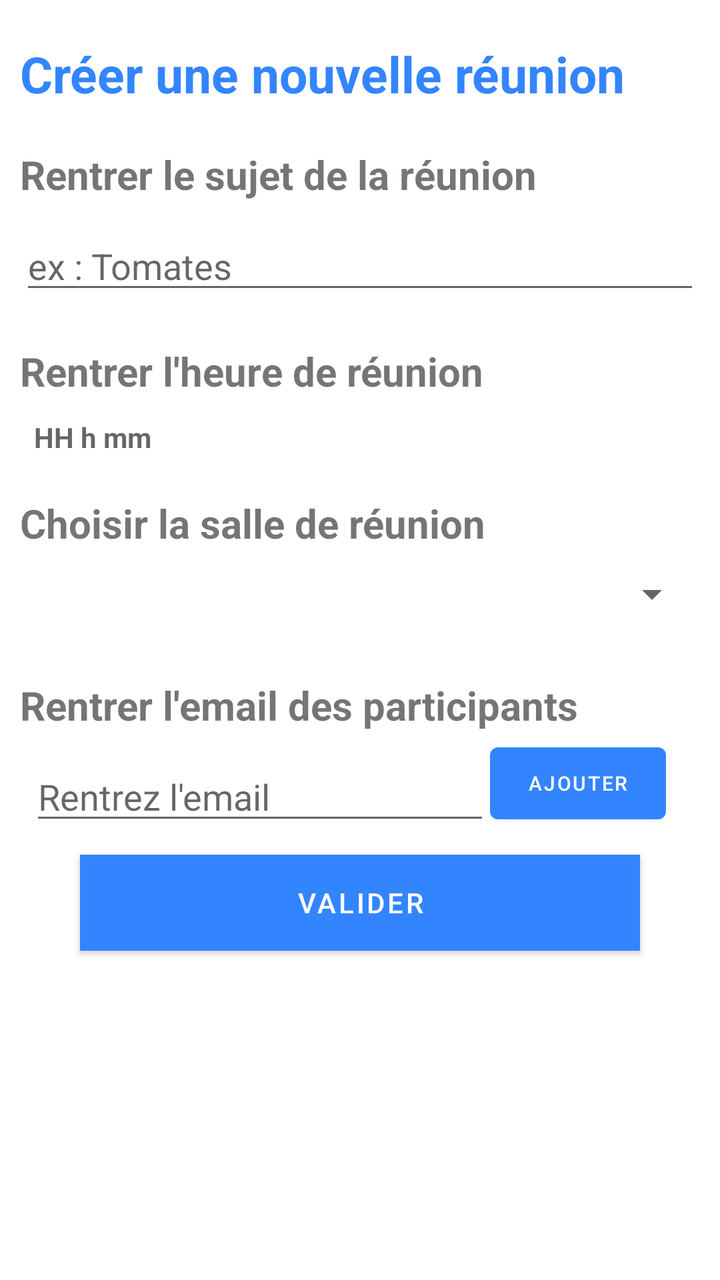
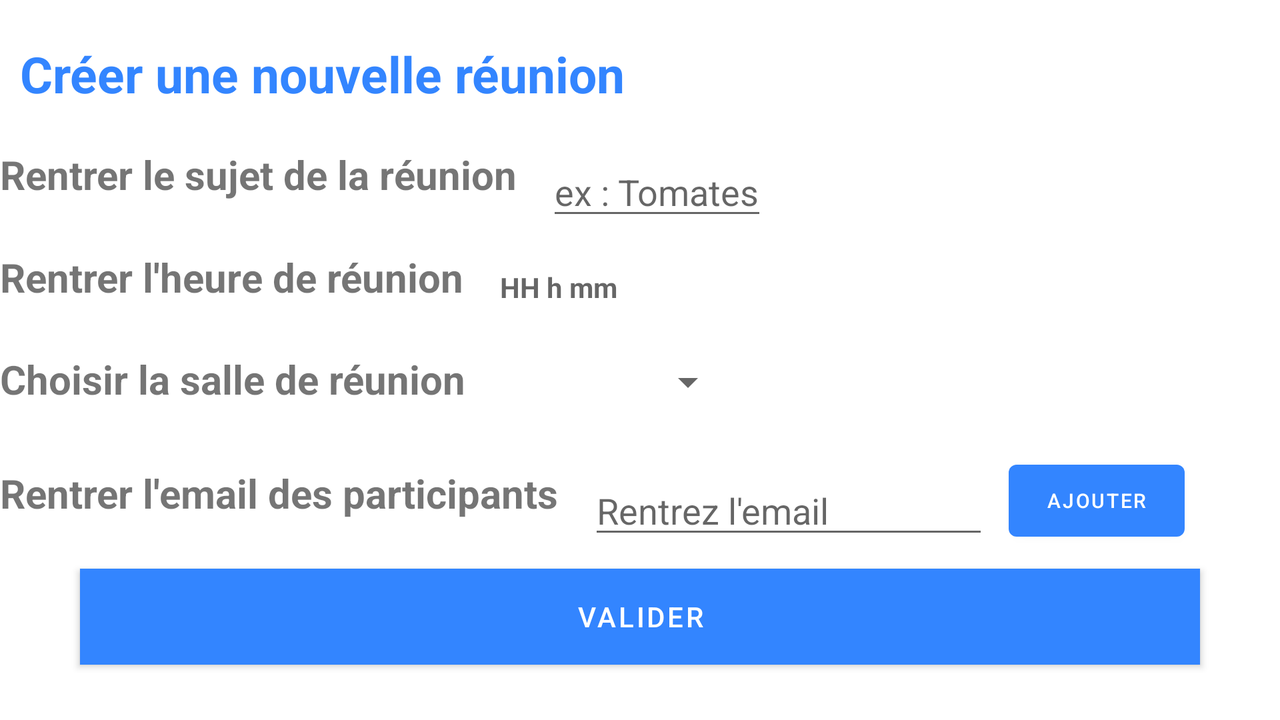

Compare how this app lays out the same screen by default and in its alternative resource folder. The renders come first, then the two layout files and the values they reference.
<!-- AndroidManifest.xml: application theme AppTheme -->
<!-- res/layout/activity_form.xml -->
<?xml version="1.0" encoding="utf-8"?>
<androidx.core.widget.NestedScrollView xmlns:android="http://schemas.android.com/apk/res/android"
    xmlns:app="http://schemas.android.com/apk/res-auto"
    xmlns:tools="http://schemas.android.com/tools"
    android:id="@+id/nested_scroll_view"
    android:layout_width="match_parent"
    android:layout_height="match_parent"
    android:fillViewport="true">


    <androidx.constraintlayout.widget.ConstraintLayout
        android:layout_width="match_parent"
        android:layout_height="match_parent"
        tools:context=".controller.ActivityForm">

        <TextView
            android:id="@+id/main_title_form"
            android:layout_width="match_parent"
            android:layout_height="wrap_content"
            android:layout_marginLeft="10dp"
            android:layout_marginTop="20dp"
            android:layout_marginRight="10dp"
            android:text="Créer une nouvelle réunion"
            android:textColor="@color/colorPrimary"
            android:textSize="25sp"
            android:textStyle="bold"
            app:layout_constraintStart_toStartOf="parent"
            app:layout_constraintTop_toTopOf="parent">

        </TextView>

        <TextView
            android:id="@+id/title_field_0"
            android:layout_width="match_parent"
            android:layout_marginLeft="10dp"
            android:layout_marginTop="20dp"
            android:layout_marginRight="10dp"
            android:layout_height="wrap_content"
            android:text="Rentrer le sujet de la réunion"
            android:textStyle="bold"
            android:textSize="20sp"
            app:layout_constraintTop_toBottomOf="@+id/main_title_form">

        </TextView>

        <EditText
            android:id="@+id/fields_0_form"
            android:layout_width="match_parent"
            android:layout_height="wrap_content"
            android:inputType="textCapSentences"
            android:maxLength="14"
            android:layout_marginLeft="10dp"
            android:layout_marginTop="10dp"
            android:layout_marginRight="10dp"
            android:hint="ex : Tomates"
            app:layout_constraintTop_toBottomOf="@+id/title_field_0">

        </EditText>

        <TextView
            android:id="@+id/title_field_1"
            android:layout_width="match_parent"
            android:layout_height="wrap_content"
            android:layout_marginLeft="10dp"
            android:layout_marginTop="20dp"
            android:layout_marginRight="10dp"
            android:text="Rentrer l'heure de réunion"
            android:textSize="20sp"
            android:textStyle="bold"
            app:layout_constraintStart_toStartOf="parent"
            app:layout_constraintTop_toBottomOf="@id/fields_0_form">

        </TextView>


        <TextView
            android:id="@+id/fields_1_form"
            android:layout_width="match_parent"
            android:layout_height="wrap_content"
            android:layout_marginLeft="17dp"
            android:layout_marginTop="10dp"
            android:layout_marginRight="10dp"
            android:hint="HH h mm"
            android:textStyle="bold"
            app:layout_constraintTop_toBottomOf="@+id/title_field_1">

        </TextView>

        <TextView
            android:id="@+id/title_field_2"
            android:layout_width="match_parent"
            android:layout_height="wrap_content"
            android:layout_marginLeft="10dp"
            android:layout_marginTop="20dp"
            android:layout_marginRight="10dp"
            android:text="Choisir la salle de réunion"
            android:textSize="20sp"
            android:textStyle="bold"
            app:layout_constraintTop_toBottomOf="@+id/fields_1_form">

        </TextView>



        <Spinner
            android:id="@+id/Spinner"
            android:layout_width="match_parent"
            android:layout_height="wrap_content"
            android:layout_marginLeft="10dp"
            android:layout_marginTop="10dp"
            android:layout_marginRight="10dp"
            app:layout_constraintTop_toBottomOf="@+id/title_field_2"></Spinner>

        <TextView
            android:id="@+id/title_field_3"
            android:layout_width="match_parent"
            android:layout_height="wrap_content"
            android:layout_marginLeft="10dp"
            android:layout_marginTop="30dp"
            android:layout_marginRight="10dp"
            android:text="Rentrer l'email des participants"
            android:textSize="20sp"
            android:textStyle="bold"
            app:layout_constraintTop_toBottomOf="@+id/Spinner"></TextView>

        <EditText
            android:id="@+id/fields_2_form"
            android:layout_width="match_parent"
            android:layout_height="wrap_content"
            android:layout_marginLeft="15dp"
            android:layout_marginTop="10dp"
            android:layout_marginRight="115dp"
            android:hint="Rentrez l'email"
            android:inputType="textEmailAddress"
            app:layout_constraintTop_toBottomOf="@+id/title_field_3"></EditText>

        <Button
            android:id="@+id/email_button"
            android:layout_width="wrap_content"
            android:layout_height="wrap_content"
            android:onClick="buttonClick"
            android:text="Ajouter"
            android:textSize="10sp"
            app:layout_constraintBottom_toTopOf="@+id/chip_group"
            app:layout_constraintLeft_toRightOf="@+id/fields_2_form"
            app:layout_constraintTop_toBottomOf="@+id/title_field_3">

        </Button>

        <com.google.android.material.chip.ChipGroup
            android:id="@+id/chip_group"
            android:layout_width="match_parent"
            android:layout_height="wrap_content"

            app:layout_constraintTop_toBottomOf="@+id/fields_2_form">

        </com.google.android.material.chip.ChipGroup>


        <Button
            android:id="@+id/validate_button"
            android:layout_width="match_parent"
            android:layout_height="wrap_content"
            android:layout_marginLeft="40dp"
            android:layout_marginTop="10dp"
            android:layout_marginRight="40dp"
            android:background="@color/colorPrimary"
            android:text="Valider"
            android:textColor="@color/colorWhite"
            app:layout_constraintTop_toBottomOf="@+id/chip_group">

        </Button>
    </androidx.constraintlayout.widget.ConstraintLayout>
</androidx.core.widget.NestedScrollView>
<!-- resources referenced by this layout -->
<resources>
  <color name="colorPrimary">#3385ff</color>
  <color name="colorWhite">#ffffff</color>
  <style name="AppTheme" parent="Theme.MaterialComponents.Light.DarkActionBar">
          <item name="colorPrimary">@color/colorPrimary</item>
          <item name="colorPrimaryDark">@color/colorPrimaryDark</item>
          <item name="colorAccent">@color/colorAccent</item>
      </style>
  <color name="colorPrimaryDark">#0052cc</color>
  <color name="colorAccent">#b30000</color>
</resources>
<!-- res/layout-land/activity_form.xml (the repository's variant of the layout above) -->
<!-- drawn on the phone turned sideways -->
<?xml version="1.0" encoding="utf-8"?>
<androidx.core.widget.NestedScrollView xmlns:android="http://schemas.android.com/apk/res/android"
    xmlns:app="http://schemas.android.com/apk/res-auto"
    xmlns:tools="http://schemas.android.com/tools"
    android:id="@+id/nested_scroll_view"
    android:layout_width="match_parent"
    android:layout_height="match_parent"
    android:fillViewport="true">


    <androidx.constraintlayout.widget.ConstraintLayout
        android:layout_width="match_parent"
        android:layout_height="match_parent"
        tools:context=".controller.ActivityForm">

        <TextView
            android:id="@+id/main_title_form"
            android:layout_width="match_parent"
            android:layout_height="wrap_content"
            android:layout_marginLeft="10dp"
            android:layout_marginTop="20dp"
            android:layout_marginRight="10dp"
            android:text="Créer une nouvelle réunion"
            android:textColor="@color/colorPrimary"
            android:textSize="25sp"
            android:textStyle="bold"
            app:layout_constraintStart_toStartOf="parent"
            app:layout_constraintTop_toTopOf="parent">

        </TextView>

        <TextView
            android:id="@+id/title_field_0"
            android:layout_width="wrap_content"
            android:layout_marginStart="10dp"
            android:layout_marginTop="20dp"
            android:layout_marginEnd="10dp"
            android:layout_height="wrap_content"
            android:text="Rentrer le sujet de la réunion"
            android:textStyle="bold"
            android:textSize="20sp"
            app:layout_constraintTop_toBottomOf="@+id/main_title_form"
            app:layout_constraintRight_toLeftOf="@+id/fields_0_form">

        </TextView>

        <EditText
            android:id="@+id/fields_0_form"
            android:layout_width="wrap_content"
            android:layout_height="wrap_content"
            android:inputType="textCapSentences"
            android:maxLength="14"
            android:layout_marginLeft="15dp"
            android:layout_marginRight="10dp"
            android:hint="ex : Tomates"
            app:layout_constraintTop_toTopOf="@+id/title_field_0"
            app:layout_constraintLeft_toRightOf="@+id/title_field_0">

        </EditText>

        <TextView
            android:id="@+id/title_field_1"
            android:layout_width="wrap_content"
            android:layout_height="wrap_content"
            android:layout_marginTop="10dp"
            android:layout_marginRight="10dp"
            android:text="Rentrer l'heure de réunion"
            android:textSize="20sp"
            android:textStyle="bold"
            app:layout_constraintStart_toStartOf="parent"
            app:layout_constraintTop_toBottomOf="@id/fields_0_form">

        </TextView>


        <TextView
            android:id="@+id/fields_1_form"
            android:layout_width="wrap_content"
            android:layout_height="wrap_content"
            android:layout_marginLeft="15dp"
            android:layout_marginTop="6dp"
            android:padding="3dp"
            android:layout_marginRight="10dp"
            android:hint="HH h mm"
            android:textStyle="bold"
            app:layout_constraintTop_toTopOf="@+id/title_field_1"
            app:layout_constraintLeft_toRightOf="@+id/title_field_1"
            >

        </TextView>

        <TextView
            android:id="@+id/title_field_2"
            android:layout_width="wrap_content"
            android:layout_height="wrap_content"
            android:layout_marginLeft="10dp"
            android:layout_marginTop="20dp"
            android:layout_marginRight="10dp"
            android:text="Choisir la salle de réunion"
            android:textSize="20sp"
            android:textStyle="bold"
            app:layout_constraintTop_toBottomOf="@+id/fields_1_form"
            app:layout_constraintRight_toLeftOf="@+id/Spinner">

        </TextView>



        <Spinner
            android:id="@+id/Spinner"
            android:layout_width="120dp"
            android:layout_height="wrap_content"
            android:layout_marginLeft="15dp"
            android:layout_marginTop="3dp"
            android:layout_marginRight="10dp"
            app:layout_constraintTop_toTopOf="@+id/title_field_2"
            app:layout_constraintLeft_toRightOf="@+id/title_field_2"
            ></Spinner>

        <TextView
            android:id="@+id/title_field_3"
            android:layout_width="wrap_content"
            android:layout_height="wrap_content"
            android:layout_marginLeft="10dp"
            android:layout_marginTop="30dp"
            android:layout_marginRight="10dp"
            android:text="Rentrer l'email des participants"
            android:textSize="20sp"
            android:textStyle="bold"
            app:layout_constraintTop_toBottomOf="@+id/title_field_2"
            app:layout_constraintRight_toLeftOf="@+id/fields_2_form"></TextView>

        <EditText
            android:id="@+id/fields_2_form"
            android:layout_width="200dp"
            android:layout_height="wrap_content"
            android:layout_marginLeft="15dp"
            android:layout_marginRight="20dp"
            android:hint="Rentrez l'email"
            android:inputType="textEmailAddress"
            app:layout_constraintTop_toTopOf="@+id/title_field_3"
            app:layout_constraintLeft_toRightOf="@+id/title_field_3"></EditText>

        <Button
            android:id="@+id/email_button"
            android:layout_width="wrap_content"
            android:layout_height="wrap_content"
            android:onClick="buttonClick"
            android:layout_marginStart="10dp"
            android:text="Ajouter"
            android:textSize="10sp"
            app:layout_constraintBottom_toTopOf="@+id/chip_group"
            app:layout_constraintLeft_toRightOf="@+id/fields_2_form"
            >

        </Button>

        <com.google.android.material.chip.ChipGroup
            android:id="@+id/chip_group"
            android:layout_width="match_parent"
            android:layout_height="wrap_content"

            app:layout_constraintTop_toBottomOf="@+id/fields_2_form">

        </com.google.android.material.chip.ChipGroup>


        <Button
            android:id="@+id/validate_button"
            android:layout_width="match_parent"
            android:layout_height="wrap_content"
            android:layout_marginLeft="40dp"
            android:layout_marginTop="10dp"
            android:layout_marginRight="40dp"
            android:background="@color/colorPrimary"
            android:text="Valider"
            android:textColor="@color/colorWhite"
            app:layout_constraintTop_toBottomOf="@+id/chip_group">

        </Button>
    </androidx.constraintlayout.widget.ConstraintLayout>
</androidx.core.widget.NestedScrollView>
